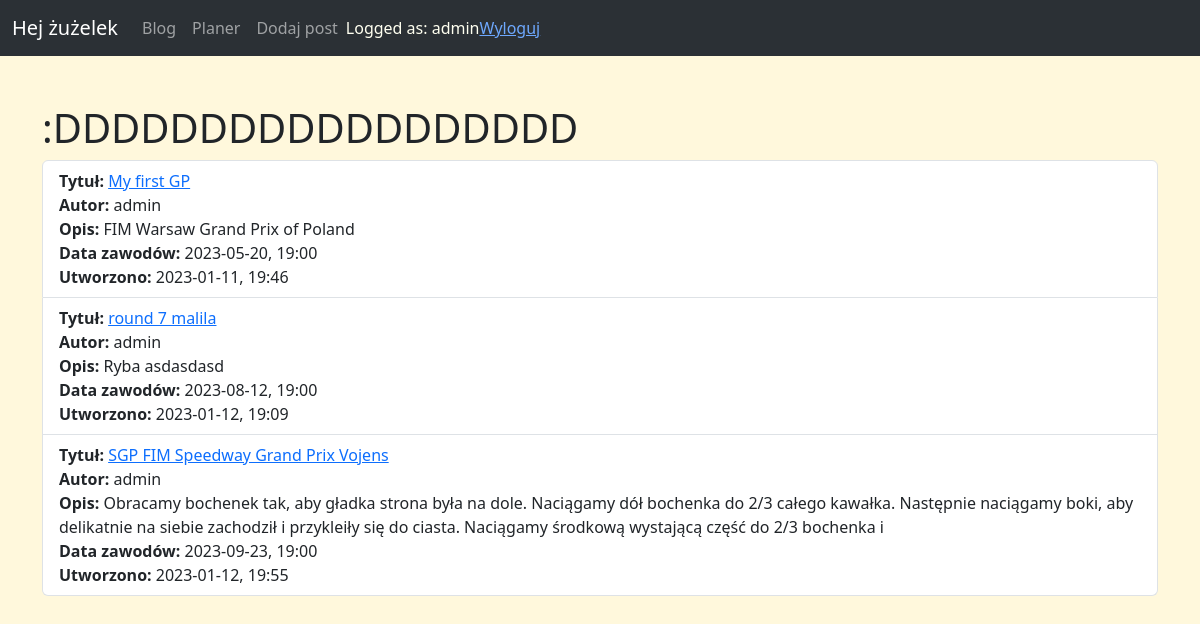
The page /calendar/ (signed in) on the database as committed earlier.
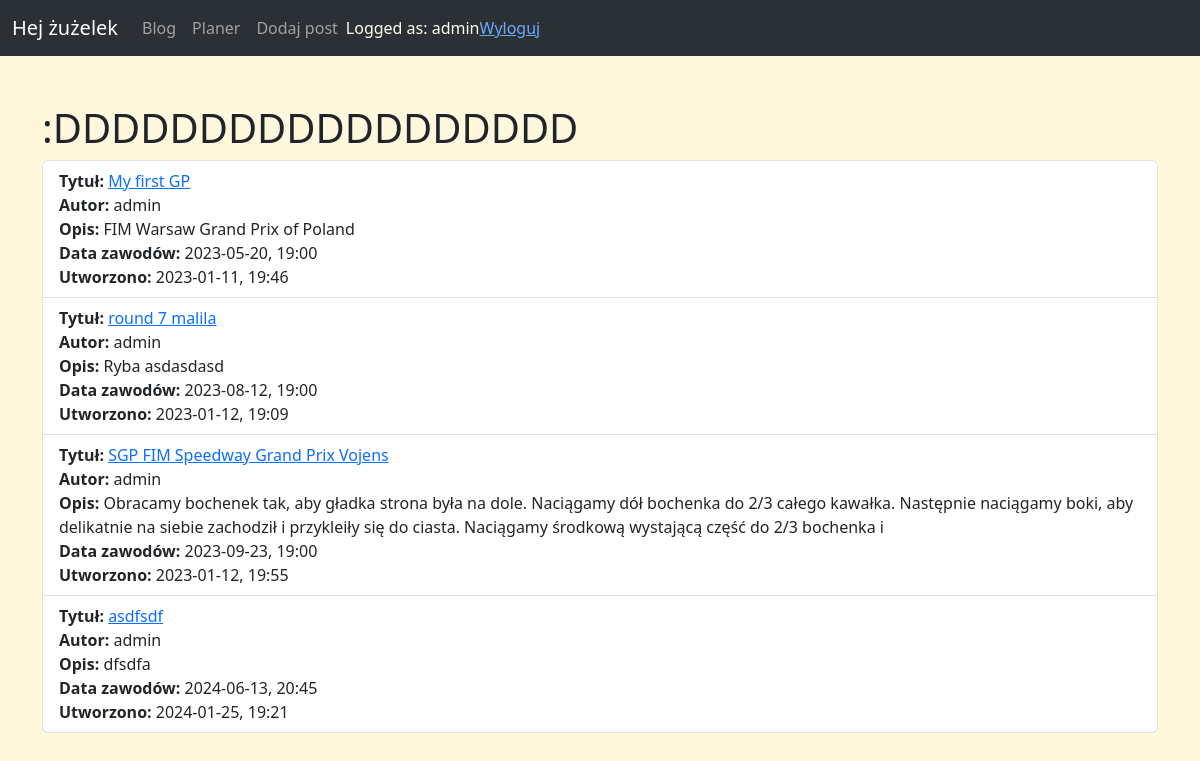
The same page on the database as committed later.
### speedway_calendar/models.py (models this page shows, shortened)
class Task(models.Model):
    title = models.CharField(max_length=255)
    author = models.ForeignKey(User, on_delete=models.CASCADE)
    place = models.CharField(max_length=255)
    match_date = models.DateTimeField()
    description = models.CharField(max_length=255)
    created_at = models.DateTimeField(auto_now_add=True)
    updated_at = models.DateTimeField(auto_now=True)

### speedway_calendar/views.py (the view)
# urls.py: path('', HomeView.as_view(), name='calendar_home'),
class HomeView(ListView):
    model = Task
    template_name = 'speedway_calendar/home.html'
    def get_queryset(self):
        return Task.objects.filter(author__username=self.request.user)

### speedway_calendar/templates/speedway_calendar/home.html (shortened to what this page needs)
{% extends 'base.html' %}
{% block content %}
    <h1>:DDDDDDDDDDDDDDDDDD</h1>
    <ul class="list-group">
        {% for task in task_list %}
            <li class="list-group-item">
                <b>Tytuł:</b> <a href="{% url 'calendar_details' task.pk %}">{{ task.title }}</a><br>
                <b>Autor:</b> {{ task.author }}<br>
                <b>Opis:</b> {{ task.description }}<br>
                <b>Data zawodów:</b> {{ task.match_date|date:'Y-m-d, G:i' }}<br>
                <b>Utworzono:</b> {{ task.created_at|date:'Y-m-d, G:i' }}<br>
            </li>
        {% endfor %}
    </ul>
{% endblock %}

Rows that differ between the two databases and show on the page:
added Task: title "asdfsdf", author "admin", description "dfsdfa", match_date "2024-06-13, 20:45", created_at "2024-01-25, 19:21"
